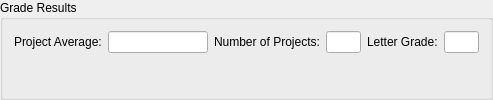
        <widget class="QGroupBox" name="groupBox_8">
         <property name="title">
          <string>Grade Results</string>
         </property>
         <layout class="QHBoxLayout" name="horizontalLayout_10">
          <item>
           <layout class="QFormLayout" name="formLayout_21">
            <item row="0" column="0">
             <widget class="QLabel" name="label_63">
              <property name="text">
               <string>Project Average:</string>
              </property>
             </widget>
            </item>
            <item row="0" column="1">
             <widget class="QLineEdit" name="projAvg">
              <property name="maximumSize">
               <size>
                <width>100</width>
                <height>16777215</height>
               </size>
              </property>
             </widget>
            </item>
           </layout>
          </item>
          <item>
           <layout class="QFormLayout" name="formLayout_22">
            <item row="0" column="0">
             <widget class="QLabel" name="label_64">
              <property name="text">
               <string>Number of Projects:</string>
              </property>
             </widget>
            </item>
            <item row="0" column="1">
             <widget class="QLineEdit" name="numProj">
              <property name="maximumSize">
               <size>
                <width>35</width>
                <height>16777215</height>
               </size>
              </property>
             </widget>
            </item>
           </layout>
          </item>
          <item>
           <layout class="QFormLayout" name="formLayout_23">
            <item row="0" column="0">
             <widget class="QLabel" name="label_65">
              <property name="text">
               <string>Letter Grade:</string>
              </property>
             </widget>
            </item>
            <item row="0" column="1">
             <widget class="QLineEdit" name="letterGradePr">
              <property name="maximumSize">
               <size>
                <width>35</width>
                <height>16777215</height>
               </size>
              </property>
             </widget>
            </item>
           </layout>
          </item>
         </layout>
        </widget>
